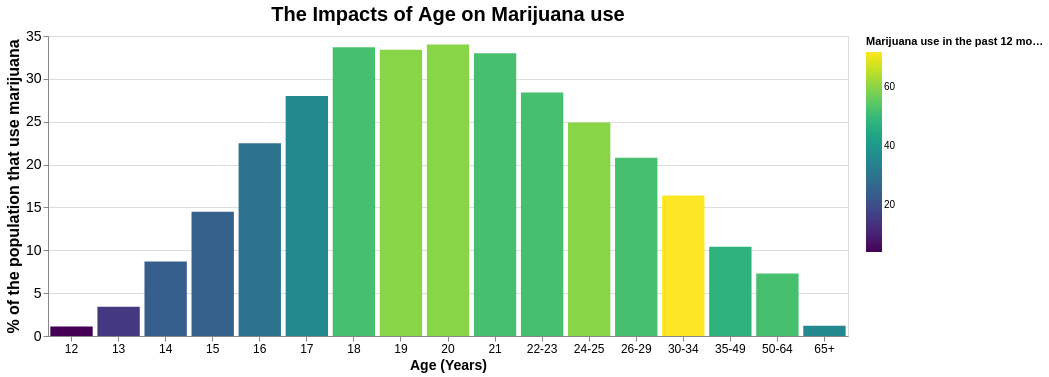

Notebook source saved alongside this figure:
### Code cell
#We will then apply the same analysis to find relationships between marijuana and age
AgeM = alt.Chart(data).encode(
x = alt.X('age',title = 'Age (Years)',axis=alt.Axis(labelAngle=0, labelFontSize=12, titleFontSize=14)),
y = alt.Y('marijuana_use', title = '% of the population that use marijuana',axis=alt.Axis(labelAngle=0, labelFontSize=14, titleFontSize=16)),
color = alt.Color('marijuana_frequency',title = 'Marijuana use in the past 12 months', scale = alt.Scale(scheme = 'viridis')),
tooltip = ['age','marijuana_use','marijuana_frequency']).interactive()

AgeM.mark_bar().properties(width = 800, height = 300, title = {'text':'The Impacts of Age on Marijuana use', 'fontSize':20})

### Figure 1 — Vega-Lite specification as saved in the notebook (floating-point values rounded to 4 significant figures)
{"config": {"view": {"continuousWidth": 300, "continuousHeight": 300}}, "data": {"name": "data-e4294b6aa3051d35c736dcfaa76594c2"}, "mark": {"type": "bar"}, "encoding": {"color": {"field": "marijuana_frequency", "scale": {"scheme": "viridis"}, "title": "Marijuana use in the past 12 months", "type": "quantitative"}, "tooltip": [{"field": "age", "type": "nominal"}, {"field": "marijuana_use", "type": "quantitative"}, {"field": "marijuana_frequency", "type": "quantitative"}], "x": {"axis": {"labelAngle": 0, "labelFontSize": 12, "titleFontSize": 14}, "field": "age", "title": "Age (Years)", "type": "nominal"}, "y": {"axis": {"labelAngle": 0, "labelFontSize": 14, "titleFontSize": 16}, "field": "marijuana_use", "title": "% of the population that use marijuana", "type": "quantitative"}}, "height": 300, "params": [{"name": "param_1e9efca18e7a2868", "select": {"type": "interval", "encodings": ["x", "y"]}, "bind": "scales"}], "title": {"text": "The Impacts of Age on Marijuana use", "fontSize": 20}, "width": 800, "$schema": "https://vega.github.io/schema/vega-lite/v6.4.1.json", "datasets": {"data-e4294b6aa3051d35c736dcfaa76594c2": [{"age": "12", "n": 2798, "alcohol_use": 3.9, "alcohol_frequency": 3.0, "marijuana_use": 1.1, "marijuana_frequency": 4.0, "cocaine_use": 0.1, "cocaine_frequency": "5.0", "crack_use": 0.0, "crack_frequency": "-", "heroin_use": 0.1, "heroin_frequency": "35.5", "hallucinogen_use": 0.2, "hallucinogen_frequency": 52.0, "inhalant_use": 1.6, "inhalant_frequency": "19.0", "pain_releiver_use": 2.0, "pain_releiver_frequency": 36.0, "oxycontin_use": 0.1, "oxycontin_frequency": "24.5", "tranquilizer_use": 0.2, "tranquilizer_frequency": 52.0, "stimulant_use": 0.2, "stimulant_frequency": 2.0, "meth_use": 0.0, "meth_frequency": "-", "sedative_use": 0.2, "sedative_frequency": 13.0}, {"age": "13", "n": 2757, "alcohol_use": 8.5, "alcohol_frequency": 6.0, "marijuana_use": 3.4, "marijuana_frequency": 15.0, "cocaine_use": 0.1, "cocaine_frequency": "1.0", "crack_use": 0.0, "crack_frequency": "3.0", "heroin_use": 0.0, "heroin_frequency": "-", "hallucinogen_use": 0.6, "hallucinogen_frequency": 6.0, "inhalant_use": 2.5, "inhalant_frequency": "12.0", "pain_releiver_use": 2.4, "pain_releiver_frequency": 14.0, "oxycontin_use": 0.1, "oxycontin_frequency": "41.0", "tranquilizer_use": 0.3, "tranquilizer_frequency": 25.5, "stimulant_use": 0.3, "stimulant_frequency": 4.0, "meth_use": 0.1, "meth_frequency": "5.0", "sedative_use": 0.1, "sedative_frequency": 19.0}, {"age": "14", "n": 2792, "alcohol_use": 18.1, "alcohol_frequency": 5.0, "marijuana_use": 8.7, "marijuana_frequency": 24.0, "cocaine_use": 0.1, "cocaine_frequency": "5.5", "crack_use": 0.0, "crack_frequency": "-", "heroin_use": 0.1, "heroin_frequency": "2.0", "hallucinogen_use": 1.6, "hallucinogen_frequency": 3.0, "inhalant_use": 2.6, "inhalant_frequency": "5.0", "pain_releiver_use": 3.9, "pain_releiver_frequency": 12.0, "oxycontin_use": 0.4, "oxycontin_frequency": "4.5", "tranquilizer_use": 0.9, "tranquilizer_frequency": 5.0, "stimulant_use": 0.8, "stimulant_frequency": 12.0, "meth_use": 0.1, "meth_frequency": "24.0", "sedative_use": 0.2, "sedative_frequency": 16.5}, {"age": "15", "n": 2956, "alcohol_use": 29.2, "alcohol_frequency": 6.0, "marijuana_use": 14.5, "marijuana_frequency": 25.0, "cocaine_use": 0.5, "cocaine_frequency": "4.0", "crack_use": 0.1, "crack_frequency": "9.5", "heroin_use": 0.2, "heroin_frequency": "1.0", "hallucinogen_use": 2.1, "hallucinogen_frequency": 4.0, "inhalant_use": 2.5, "inhalant_frequency": "5.5", "pain_releiver_use": 5.5, "pain_releiver_frequency": 10.0, "oxycontin_use": 0.8, "oxycontin_frequency": "3.0", "tranquilizer_use": 2.0, "tranquilizer_frequency": 4.5, "stimulant_use": 1.5, "stimulant_frequency": 6.0, "meth_use": 0.3, "meth_frequency": "10.5", "sedative_use": 0.4, "sedative_frequency": 30.0}, {"age": "16", "n": 3058, "alcohol_use": 40.1, "alcohol_frequency": 10.0, "marijuana_use": 22.5, "marijuana_frequency": 30.0, "cocaine_use": 1.0, "cocaine_frequency": "7.0", "crack_use": 0.0, "crack_frequency": "1.0", "heroin_use": 0.1, "heroin_frequency": "66.5", "hallucinogen_use": 3.4, "hallucinogen_frequency": 3.0, "inhalant_use": 3.0, "inhalant_frequency": "3.0", "pain_releiver_use": 6.2, "pain_releiver_frequency": 7.0, "oxycontin_use": 1.1, "oxycontin_frequency": "4.0", "tranquilizer_use": 2.4, "tranquilizer_frequency": 11.0, "stimulant_use": 1.8, "stimulant_frequency": 9.5, "meth_use": 0.3, "meth_frequency": "36.0", "sedative_use": 0.2, "sedative_frequency": 3.0}, {"age": "17", "n": 3038, "alcohol_use": 49.3, "alcohol_frequency": 13.0, "marijuana_use": 28.0, "marijuana_frequency": 36.0, "cocaine_use": 2.0, "cocaine_frequency": "5.0", "crack_use": 0.1, "crack_frequency": "21.0", "heroin_use": 0.1, "heroin_frequency": "64.0", "hallucinogen_use": 4.8, "hallucinogen_frequency": 3.0, "inhalant_use": 2.0, "inhalant_frequency": "4.0", "pain_releiver_use": 8.5, "pain_releiver_frequency": 9.0, "oxycontin_use": 1.4, "oxycontin_frequency": "6.0", "tranquilizer_use": 3.5, "tranquilizer_frequency": 7.0, "stimulant_use": 2.8, "stimulant_frequency": 9.0, "meth_use": 0.6, "meth_frequency": "48.0", "sedative_use": 0.5, "sedative_frequency": 6.5}, {"age": "18", "n": 2469, "alcohol_use": 58.7, "alcohol_frequency": 24.0, "marijuana_use": 33.7, "marijuana_frequency": 52.0, "cocaine_use": 3.2, "cocaine_frequency": "5.0", "crack_use": 0.4, "crack_frequency": "10.0", "heroin_use": 0.4, "heroin_frequency": "46.0", "hallucinogen_use": 7.0, "hallucinogen_frequency": 4.0, "inhalant_use": 1.8, "inhalant_frequency": "4.0", "pain_releiver_use": 9.2, "pain_releiver_frequency": 12.0, "oxycontin_use": 1.7, "oxycontin_frequency": "7.0", "tranquilizer_use": 4.9, "tranquilizer_frequency": 12.0, "stimulant_use": 3.0, "stimulant_frequency": 8.0, "meth_use": 0.5, "meth_frequency": "12.0", "sedative_use": 0.4, "sedative_frequency": 10.0}, {"age": "19", "n": 2223, "alcohol_use": 64.6, "alcohol_frequency": 36.0, "marijuana_use": 33.4, "marijuana_frequency": 60.0, "cocaine_use": 4.1, "cocaine_frequency": "5.5", "crack_use": 0.5, "crack_frequency": "2.0", "heroin_use": 0.5, "heroin_frequency": "180.0", "hallucinogen_use": 8.6, "hallucinogen_frequency": 3.0, "inhalant_use": 1.4, "inhalant_frequency": "3.0", "pain_releiver_use": 9.4, "pain_releiver_frequency": 12.0, "oxycontin_use": 1.5, "oxycontin_frequency": "7.5", "tranquilizer_use": 4.2, "tranquilizer_frequency": 4.5, "stimulant_use": 3.3, "stimulant_frequency": 6.0, "meth_use": 0.4, "meth_frequency": "105.0", "sedative_use": 0.3, "sedative_frequency": 6.0}, {"age": "20", "n": 2271, "alcohol_use": 69.7, "alcohol_frequency": 48.0, "marijuana_use": 34.0, "marijuana_frequency": 60.0, "cocaine_use": 4.9, "cocaine_frequency": "8.0", "crack_use": 0.6, "crack_frequency": "5.0", "heroin_use": 0.9, "heroin_frequency": "45.0", "hallucinogen_use": 7.4, "hallucinogen_frequency": 2.0, "inhalant_use": 1.5, "inhalant_frequency": "4.0", "pain_releiver_use": 10.0, "pain_releiver_frequency": 10.0, "oxycontin_use": 1.7, "oxycontin_frequency": "12.0", "tranquilizer_use": 5.4, "tranquilizer_frequency": 10.0, "stimulant_use": 4.0, "stimulant_frequency": 12.0, "meth_use": 0.9, "meth_frequency": "12.0", "sedative_use": 0.5, "sedative_frequency": 4.0}, {"age": "21", "n": 2354, "alcohol_use": 83.2, "alcohol_frequency": 52.0, "marijuana_use": 33.0, "marijuana_frequency": 52.0, "cocaine_use": 4.8, "cocaine_frequency": "5.0", "crack_use": 0.5, "crack_frequency": "17.0", "heroin_use": 0.6, "heroin_frequency": "30.0", "hallucinogen_use": 6.3, "hallucinogen_frequency": 4.0, "inhalant_use": 1.4, "inhalant_frequency": "2.0", "pain_releiver_use": 9.0, "pain_releiver_frequency": 15.0, "oxycontin_use": 1.3, "oxycontin_frequency": "13.5", "tranquilizer_use": 3.9, "tranquilizer_frequency": 7.0, "stimulant_use": 4.1, "stimulant_frequency": 10.0, "meth_use": 0.6, "meth_frequency": "2.0", "sedative_use": 0.3, "sedative_frequency": 9.0}, {"age": "22-23", "n": 4707, "alcohol_use": 84.2, "alcohol_frequency": 52.0, "marijuana_use": 28.4, "marijuana_frequency": 52.0, "cocaine_use": 4.5, "cocaine_frequency": "5.0", "crack_use": 0.5, "crack_frequency": "5.0", "heroin_use": 1.1, "heroin_frequency": "57.5", "hallucinogen_use": 5.2, "hallucinogen_frequency": 3.0, "inhalant_use": 1.0, "inhalant_frequency": "4.0", "pain_releiver_use": 10.0, "pain_releiver_frequency": 15.0, "oxycontin_use": 1.7, "oxycontin_frequency": "17.5", "tranquilizer_use": 4.4, "tranquilizer_frequency": 12.0, "stimulant_use": 3.6, "stimulant_frequency": 10.0, "meth_use": 0.6, "meth_frequency": "46.0", "sedative_use": 0.2, "sedative_frequency": 52.0}, {"age": "24-25", "n": 4591, "alcohol_use": 83.1, "alcohol_frequency": 52.0, "marijuana_use": 24.9, "marijuana_frequency": 60.0, "cocaine_use": 4.0, "cocaine_frequency": "6.0", "crack_use": 0.5, "crack_frequency": "6.0", "heroin_use": 0.7, "heroin_frequency": "88.0", "hallucinogen_use": 4.5, "hallucinogen_frequency": 2.0, "inhalant_use": 0.8, "inhalant_frequency": "2.0", "pain_releiver_use": 9.0, "pain_releiver_frequency": 15.0, "oxycontin_use": 1.3, "oxycontin_frequency": "20.0", "tranquilizer_use": 4.3, "tranquilizer_frequency": 10.0, "stimulant_use": 2.6, "stimulant_frequency": 10.0, "meth_use": 0.7, "meth_frequency": "21.0", "sedative_use": 0.2, "sedative_frequency": 17.5}, {"age": "26-29", "n": 2628, "alcohol_use": 80.7, "alcohol_frequency": 52.0, "marijuana_use": 20.8, "marijuana_frequency": 52.0, "cocaine_use": 3.2, "cocaine_frequency": "5.0", "crack_use": 0.4, "crack_frequency": "6.0", "heroin_use": 0.6, "heroin_frequency": "50.0", "hallucinogen_use": 3.2, "hallucinogen_frequency": 3.0, "inhalant_use": 0.6, "inhalant_frequency": "4.0", "pain_releiver_use": 8.3, "pain_releiver_frequency": 13.0, "oxycontin_use": 1.2, "oxycontin_frequency": "13.5", "tranquilizer_use": 4.2, "tranquilizer_frequency": 10.0, "stimulant_use": 2.3, "stimulant_frequency": 7.0, "meth_use": 0.6, "meth_frequency": "30.0", "sedative_use": 0.4, "sedative_frequency": 4.0}, {"age": "30-34", "n": 2864, "alcohol_use": 77.5, "alcohol_frequency": 52.0, "marijuana_use": 16.4, "marijuana_frequency": 72.0, "cocaine_use": 2.1, "cocaine_frequency": "8.0", "crack_use": 0.5, "crack_frequency": "15.0", "heroin_use": 0.4, "heroin_frequency": "66.0", "hallucinogen_use": 1.8, "hallucinogen_frequency": 2.0, "inhalant_use": 0.4, "inhalant_frequency": "3.5", "pain_releiver_use": 5.9, "pain_releiver_frequency": 22.0, "oxycontin_use": 0.9, "oxycontin_frequency": "46.0", "tranquilizer_use": 3.6, "tranquilizer_frequency": 8.0, "stimulant_use": 1.4, "stimulant_frequency": 12.0, "meth_use": 0.4, "meth_frequency": "54.0", "sedative_use": 0.4, "sedative_frequency": 10.0}, {"age": "35-49", "n": 7391, "alcohol_use": 75.0, "alcohol_frequency": 52.0, "marijuana_use": 10.4, "marijuana_frequency": 48.0, "cocaine_use": 1.5, "cocaine_frequency": "15.0", "crack_use": 0.5, "crack_frequency": "48.0", "heroin_use": 0.1, "heroin_frequency": "280.0", "hallucinogen_use": 0.6, "hallucinogen_frequency": 3.0, "inhalant_use": 0.3, "inhalant_frequency": "10.0", "pain_releiver_use": 4.2, "pain_releiver_frequency": 12.0, "oxycontin_use": 0.3, "oxycontin_frequency": "12.0", "tranquilizer_use": 1.9, "tranquilizer_frequency": 6.0, "stimulant_use": 0.6, "stimulant_frequency": 24.0, "meth_use": 0.2, "meth_frequency": "104.0", "sedative_use": 0.3, "sedative_frequency": 10.0}, {"age": "50-64", "n": 3923, "alcohol_use": 67.2, "alcohol_frequency": 52.0, "marijuana_use": 7.3, "marijuana_frequency": 52.0, "cocaine_use": 0.9, "cocaine_frequency": "36.0", "crack_use": 0.4, "crack_frequency": "62.0", "heroin_use": 0.1, "heroin_frequency": "41.0", "hallucinogen_use": 0.3, "hallucinogen_frequency": 44.0, "inhalant_use": 0.2, "inhalant_frequency": "13.5", "pain_releiver_use": 2.5, "pain_releiver_frequency": 12.0, "oxycontin_use": 0.4, "oxycontin_frequency": "5.0", "tranquilizer_use": 1.4, "tranquilizer_frequency": 10.0, "stimulant_use": 0.3, "stimulant_frequency": 24.0, "meth_use": 0.2, "meth_frequency": "30.0", "sedative_use": 0.2, "sedative_frequency": 104.0}, {"age": "65+", "n": 2448, "alcohol_use": 49.3, "alcohol_frequency": 52.0, "marijuana_use": 1.2, "marijuana_frequency": 36.0, "cocaine_use": 0.0, "cocaine_frequency": "-", "crack_use": 0.0, "crack_frequency": "-", "heroin_use": 0.0, "heroin_frequency": "120.0", "hallucinogen_use": 0.1, "hallucinogen_frequency": 2.0, "inhalant_use": 0.0, "inhalant_frequency": "-", "pain_releiver_use": 0.6, "pain_releiver_frequency": 24.0, "oxycontin_use": 0.0, "oxycontin_frequency": "-", "tranquilizer_use": 0.2, "tranquilizer_frequency": 5.0, "stimulant_use": 0.0, "stimulant_frequency": 364.0, "meth_use": 0.0, "meth_frequency": "-", "sedative_use": 0.0, "sedative_frequency": 15.0}]}}
